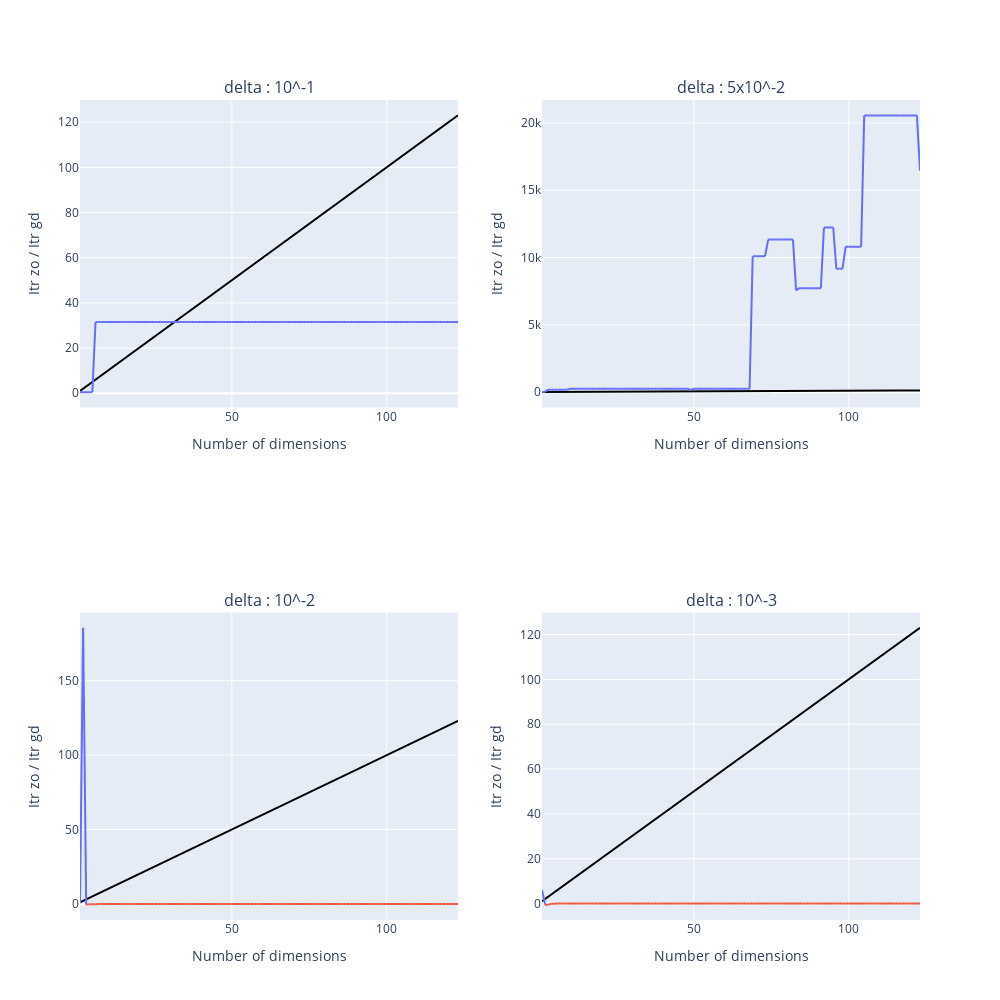

Notebook code cell kept with this figure:
### Markdown cell above
## Sigma = 0.1

### Code cell
plot_result(itr_ro[3,:,:], itr_gd)
